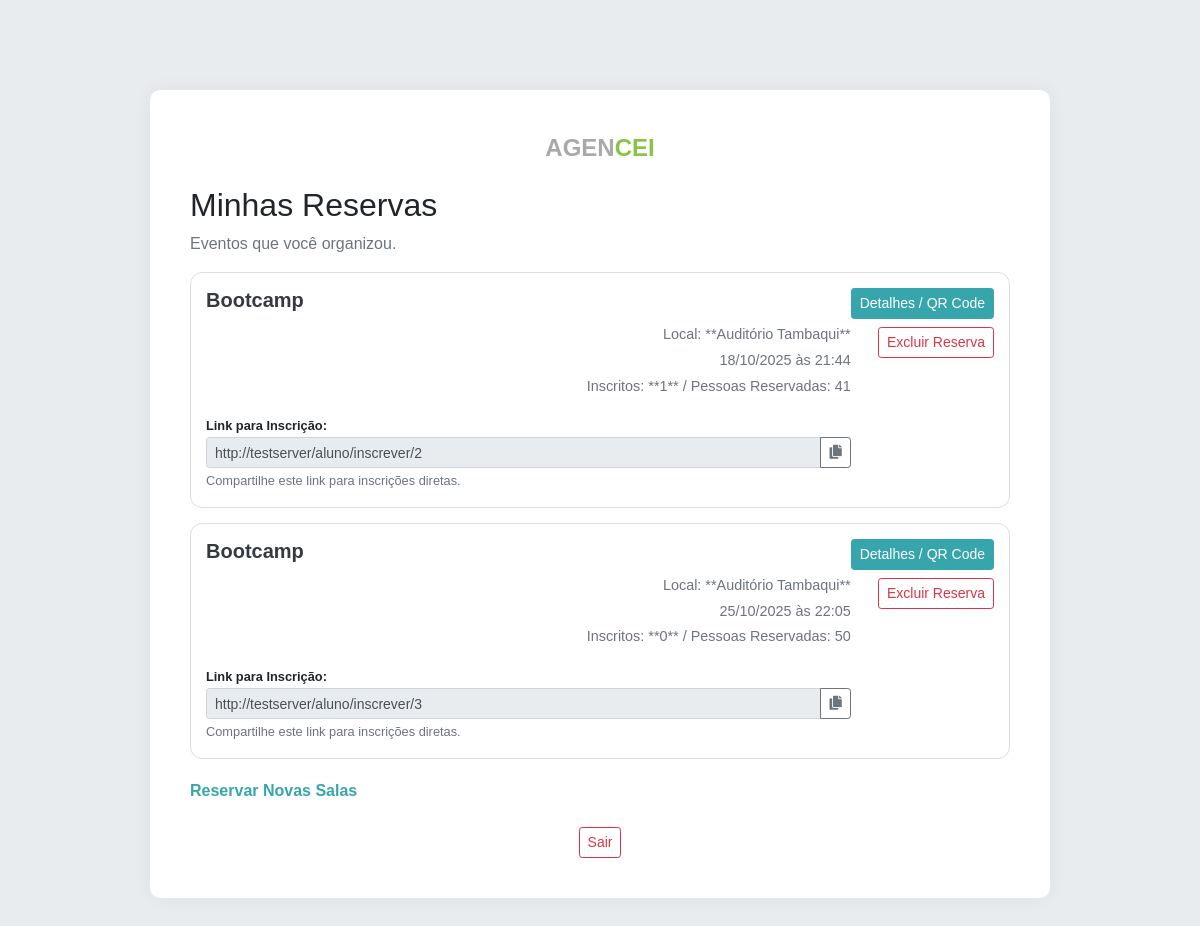
The app's page /organizador/reservas (signed in) with its own data.
### app.py (models this page shows)
class Evento(db.Model):
    id = db.Column(db.Integer, primary_key=True)
    nome_evento = db.Column(db.String(150), nullable=False)
    data_hora = db.Column(db.DateTime, nullable=False)
    duracao_horas = db.Column(db.Float, nullable=False)
    num_pessoas = db.Column(db.Integer, nullable=False, default=0)
    qr_code_link = db.Column(db.String(250), nullable=True)  # Valor interno para QR Code e validação
    sala_id = db.Column(db.Integer, db.ForeignKey('sala.id'), nullable=False)
    organizador_id = db.Column(db.Integer, db.ForeignKey('usuario.id'), nullable=False)
    inscricoes = db.relationship('Inscricao', backref='evento', lazy=True, cascade="all, delete-orphan")

class Sala(db.Model):
    id = db.Column(db.Integer, primary_key=True)
    nome = db.Column(db.String(100), nullable=False)
    capacidade = db.Column(db.Integer, nullable=False)
    eventos = db.relationship('Evento', backref='sala', lazy=True)

### app.py (the view)
@app.route('/organizador/reservas')
def minhas_reservas():
    if session.get('user_tipo') != 'organizador':
        return redirect(url_for('login'))
    eventos = Evento.query.filter_by(organizador_id=session['user_id']).order_by(Evento.data_hora.asc()).all()
    eventos_data = []
    for evento in eventos:
        sala = Sala.query.get(evento.sala_id)
        num_inscritos = Inscricao.query.filter_by(evento_id=evento.id).count()
        evento_fim = evento.data_hora + timedelta(hours=evento.duracao_horas)
        pode_excluir = datetime.now() < evento_fim
        eventos_data.append({
            'id': evento.id,
            'nome': evento.nome_evento,
            'data_hora': evento.data_hora.strftime('%d/%m/%Y às %H:%M'),
            'duracao': evento.duracao_horas,
            'num_pessoas': evento.num_pessoas,
            'local': sala.nome if sala else '—',
            'inscritos': num_inscritos,
            'pode_excluir': pode_excluir,
            'link_inscricao': url_for('inscrever_evento', evento_id=evento.id, _external=True)  # Link para compartilhamento
        })
    return render_template('organizador_minhas_reservas.html', eventos=eventos_data)

### templates/organizador_minhas_reservas.html (shortened to what this page needs)
{% extends "base.html" %}
{% block content %}
<h2 class="text-left">Minhas Reservas</h2>
<p class="text-muted">Eventos que você organizou.</p>
{% for evento in eventos %}
<div class="card-evento d-flex justify-content-between align-items-start">
    <div style="flex-grow: 1;">
        <h5 class="card-title">{{ evento.nome }}</h5>
        <p class="details mb-1">Local: **{{ evento.local }}**</p>
        <p class="details mb-1">{{ evento.data_hora }}</p>
        <p class="details text-muted">Inscritos: **{{ evento.inscritos }}** / Pessoas Reservadas: {{ evento.num_pessoas }}</p>
        <div class="mt-2">
            <small class="font-weight-bold">Link para Inscrição:</small>
            <div class="input-group input-group-sm">
                <input type="text" class="form-control form-control-sm" value="{{ evento.link_inscricao }}" readonly>
                <div class="input-group-append">
                    <button class="btn btn-outline-secondary" type="button"
                            onclick="navigator.clipboard.writeText('{{ evento.link_inscricao }}'); alert('Link copiado!');">
                        <i class="fas fa-copy"></i>
                    </button>
                </div>
            </div>
            <small class="text-muted">Compartilhe este link para inscrições diretas.</small>
        </div>
    </div>
    <div class="d-flex flex-column align-items-end">
        <a href="{{ url_for('lista_participantes', evento_id=evento.id) }}" class="btn btn-primary btn-sm mb-2">
            Detalhes / QR Code
        </a>
        {% if evento.pode_excluir %}
        <form method="POST" action="{{ url_for('excluir_reserva', evento_id=evento.id) }}"
              onsubmit="return confirm('Tem certeza que deseja cancelar a reserva {{ evento.nome }}? Esta ação é irreversível.');">
            <button type="submit" class="btn btn-sm btn-outline-danger">Excluir Reserva</button>
        </form>
        {% else %}
        <button class="btn btn-sm btn-secondary" disabled>Reserva Concluída</button>
        {% endif %}
    </div>
</div>
{% endfor %}
<a href="{{ url_for('organizador_salas') }}" class="secondary-link">Reservar Novas Salas</a>
{% endblock %}

### static/style.css (style rules this page uses)
:root { --color-primary: #37a6ac; --color-secondary: #8bc34a; --color-dark: #343a40; --color-light: #f8f9fa; --color-text-grey: #6c757d; }
body { background-color: var(--color-light); font-family: 'Arial', sans-serif; padding: 0; margin: 0; }
@media (min-width: 768px) { body { background-color: #e9ecef; padding: 40px; } }
@media (min-width: 768px) { .card-sala, .card-evento { display: grid; grid-template-columns: 2fr 1fr 1fr; align-items: center; padding: 20px; } }
@media (min-width: 768px) { .card-sala .capacidade, .card-evento .details { text-align: right; } }
.card-sala, .card-evento { border: 1px solid #ddd; border-radius: 12px; padding: 15px; margin-bottom: 15px; transition: all 0.2s ease-in-out; }
.card-sala .card-title, .card-evento .card-title { font-size: 1.25rem; font-weight: 600; color: var(--color-dark); }
.card-sala .capacidade, .card-evento .details { color: var(--color-text-grey); font-size: 0.9rem; }
.btn-primary { background-color: var(--color-primary); border-color: var(--color-primary); }
.secondary-link { color: var(--color-primary); font-weight: 600; display: block; margin-top: 20px; text-align: left; }

### records on screen
Evento: nome "Bootcamp"
Sala: local "Auditório Tambaqui" "Auditório Tambaqui"
Evento: nome "Bootcamp"

### other values on screen
{{ evento.data_hora }} "18/10/2025 às 21:44" "25/10/2025 às 22:05"
{{ evento.inscritos }} "1" "0"
{{ evento.num_pessoas }} "41" "50"
